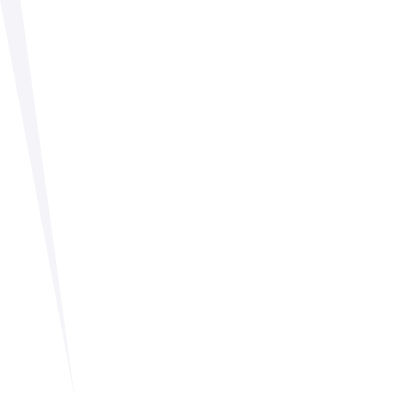
Frame 1 (no input)
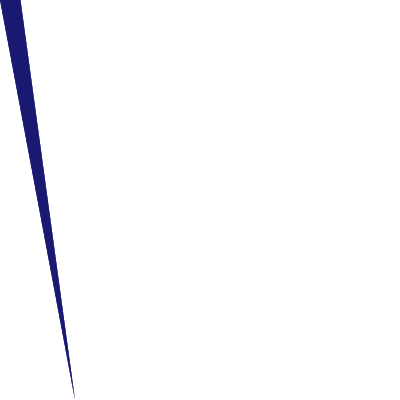
Frame 60 (the mouse pressed at the canvas centre just before this capture)
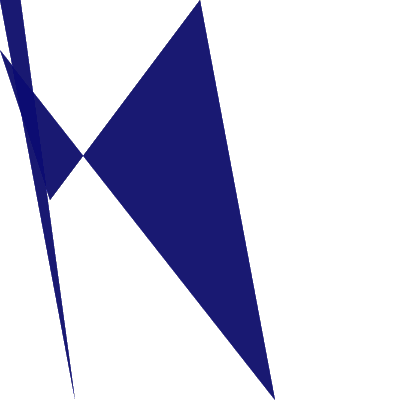
Frame 120 (the mouse held since frame 60 and released just before this capture)

The Processing sketch that drew these frames (run headless with seeded random() and noise(); from frame 60 on, the mouse is pressed at the canvas centre):

// Processing sketch: processing_4837
// ── processing_4837.pde

void setup() {
  size(400, 400);
  background(255);
  smooth();
}

void draw() {
noStroke();
  fill(0,0,100,10);
  quad(0, mouseY-150, mouseX+75, 400 , mouseX, 0, 50, mouseY);
}
